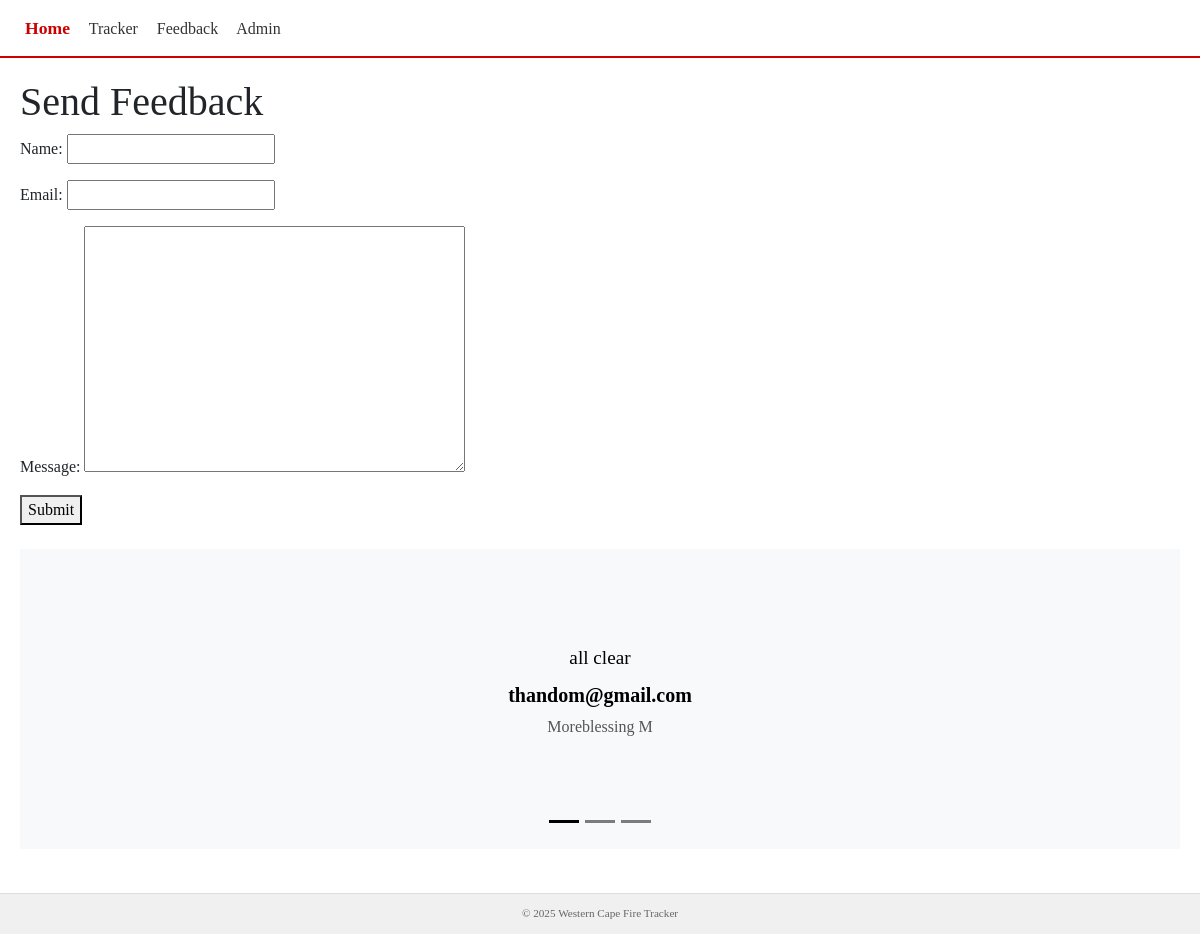
The page /feedback/ on the database its author committed.
### feedback/models.py (models this page shows, shortened)
class Feedback(models.Model):
    name = models.CharField(max_length=120)       # User's name
    email = models.EmailField()             # User's email
    message = models.TextField()            # Feedback message
    submitted_at = models.DateTimeField(auto_now_add=True)

### feedback/views.py (the view)
# urls.py: path('', views.feedback_view, name='feedback'),  # Feedback form page
def feedback_view(request):
    if request.method == 'POST':
        form = FeedbackForm(request.POST, request.FILES)
        if form.is_valid():
            form.save()
            messages.success(request, "Thanks — your feedback was submitted.")
            return redirect('feedback:feedback')  # will define URL name in urls.py
    else:
        form = FeedbackForm()
    carousel = Feedback.objects.all().order_by('-id')[:4]
    return render(request, 'feedback/form.html', {'form': form, 'carousel': carousel})

### feedback/forms.py
class FeedbackForm(forms.ModelForm):
    class Meta:
        model = Feedback
        fields = ['name','email','message',]

### feedback/templates/feedback/form.html (shortened to what this page needs)
{% extends 'base.html' %}
{% load static %}
{% block content %}
  <h1>Send Feedback</h1>
  <form method="post" enctype="multipart/form-data">
    {{ form.as_p }}
    <button type="submit">Submit</button>
  </form> <br>
<div id="carouselExampleDark" class="carousel carousel-dark slide" data-bs-ride="carousel">
  <div class="carousel-indicators">
    {% for item in carousel %}
      <button type="button" data-bs-target="#carouselExampleDark" data-bs-slide-to="{{forloop.counter0}}"
        class="{% if forloop.first %}active{% endif %}" aria-current="true" aria-label="Slide {{forloop.counter0}}"></button>
    {% endfor %}
  </div>
  <div class="carousel-inner">
    {% for item in carousel %}
      <div class="carousel-item {% if forloop.first %}active{% endif %}" data-bs-interval="10000">
        <div class="carousel-content">
          <p class="carousel-message">{{ item.message }}</p>
          <h5 class="carousel-email">
            <a href="#">{{ item.email }}</a>
          </h5>
          <p class="carousel-name">{{ item.name }}</p>
        </div>
      </div>
    {% endfor %}
  </div>
</div>
<br>
{% endblock content %}

### static/css/styles.css (style rules this page uses)
body { font-family: system-ui, sans-serif; margin: 20px; }
.carousel-item { height: 300px; position: relative; background-color: #f8f9fa; }
.carousel-content { position: absolute; top: 50%; left: 50%; transform: translate(-50%, -50%); text-align: center; }
.carousel-message { font-size: 1.2rem; color: #000; margin-bottom: 10px; }
.carousel-email a { text-decoration: none; color: #000; font-weight: 600; }
.carousel-name { color: #555; font-size: 1rem; }
.carousel.carousel-dark .carousel-content { color: #000; }

### rows shown on the page
Feedback: message "all clear", email "thandom@gmail.com", name "Moreblessing M"
